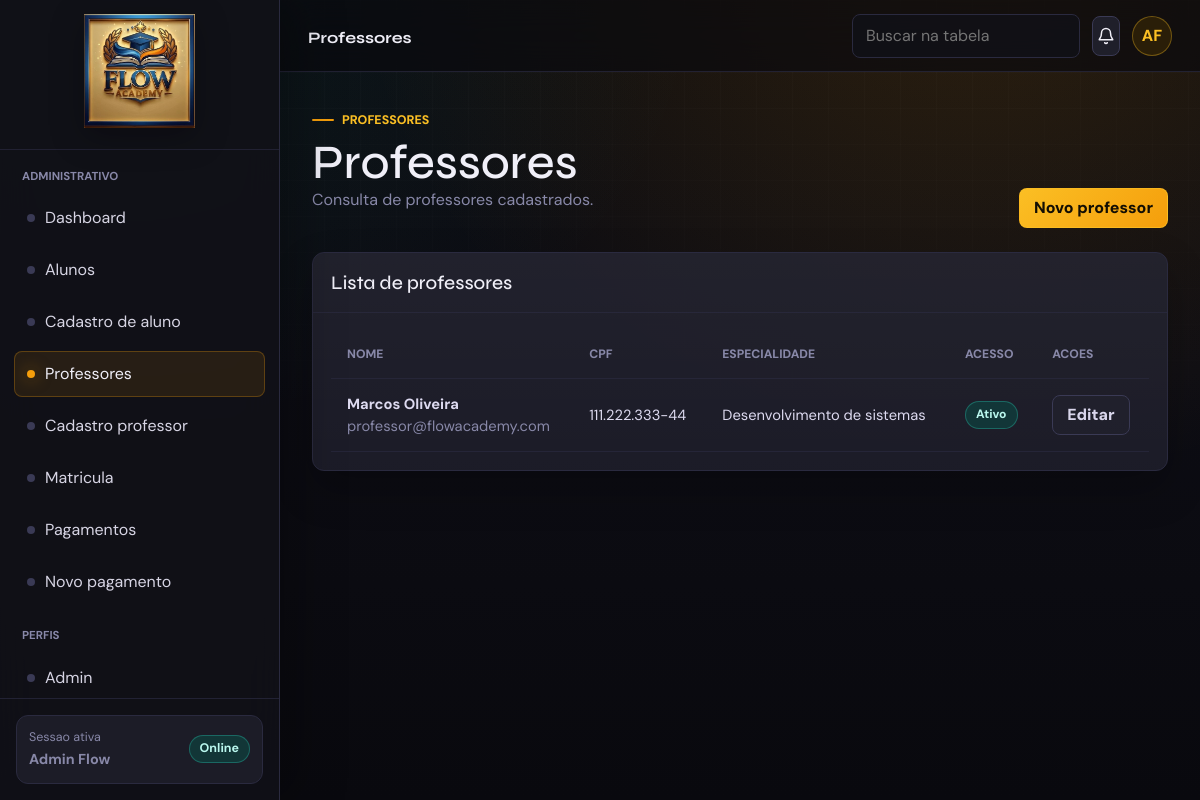
/web-php/pages/administrativo/professores.php (signed in), run on the app's committed database.
### tables this page shows
CREATE TABLE `professores` (
  `id_professor` int(11) NOT NULL AUTO_INCREMENT,
  `id_usuario` int(11) NOT NULL,
  `cpf` varchar(14) NOT NULL,
  `especialidade` varchar(120) DEFAULT NULL,
  PRIMARY KEY (`id_professor`),
  UNIQUE KEY `id_usuario` (`id_usuario`),
  UNIQUE KEY `cpf` (`cpf`),
  CONSTRAINT `professores_ibfk_1` FOREIGN KEY (`id_usuario`) REFERENCES `usuarios` (`id_usuario`) ON DELETE CASCADE
);

CREATE TABLE `usuarios` (
  `id_usuario` int(11) NOT NULL AUTO_INCREMENT,
  `nome` varchar(150) NOT NULL,
  `email` varchar(150) NOT NULL,
  `senha_hash` varchar(255) NOT NULL,
  `perfil` enum('aluno','professor','coordenacao','administrativo','admin') NOT NULL,
  `status` enum('ativo','inativo') DEFAULT 'ativo',
  `ultimo_login` datetime DEFAULT NULL,
  `created_at` datetime DEFAULT current_timestamp(),
  PRIMARY KEY (`id_usuario`),
  UNIQUE KEY `email` (`email`)
);

### web-php/includes/funcoes.php (called while the page is built, shortened)
<?php
require_once __DIR__ . '/../config/config.php';
function e($valor)
{
    return htmlspecialchars((string) ($valor ?? ''), ENT_QUOTES, 'UTF-8');
}
function buscarTodos($sql, array $parametros = [])
{
    global $pdo;
    $stmt = $pdo->prepare($sql);
    $stmt->execute($parametros);
    return $stmt->fetchAll();
}
function statusBadge($status)
{
    $status = strtolower((string) $status);
    if (in_array($status, ['ativo', 'ativa', 'regular', 'aprovado', 'pago'], true)) {
        return 'success';
    }
    return '';
}
function iniciais($nome)
{
    $partes = preg_split('/\s+/', trim((string) $nome));
    $primeira = $partes[0][0] ?? 'F';
    $segunda = $partes[1][0] ?? 'A';
    return strtoupper($primeira . $segunda);
}
function textoStatus($status)
{
    return ucwords(str_replace('_', ' ', (string) $status));
}

### web-php/includes/auth.php (called while the page is built, shortened)
<?php
require_once __DIR__ . '/funcoes.php';
function normalizarPerfil($perfil)
{
    return $perfil === 'financeiro' ? 'administrativo' : (string) $perfil;
}
function usuarioLogado()
{
    $usuario = $_SESSION['usuario'] ?? null;
    if ($usuario !== null && isset($usuario['perfil'])) {
        $perfilNormalizado = normalizarPerfil($usuario['perfil']);
        $usuario['perfil'] = $perfilNormalizado;
    }
    return $usuario;
}
function paginaInicialPorPerfil($perfil)
{
    $perfil = normalizarPerfil($perfil);
    $paginas = [
        'aluno' => 'pages/aluno/dashboard.php',
        'professor' => 'pages/professor/dashboard.php',
        'coordenacao' => 'pages/coordenacao/dashboard.php',
        'administrativo' => 'pages/administrativo/dashboard.php',
        'admin' => 'pages/admin/dashboard.php',
    ];
    return $paginas[$perfil] ?? 'index.php';
}

### web-php/pages/administrativo/professores.php (the view, shortened to what this page needs)
<?php
require_once __DIR__ . '/../../includes/layout.php';
$professores = buscarTodos(
    'SELECT p.*, u.nome, u.email, u.status AS status_usuario
     FROM professores p
     JOIN usuarios u ON u.id_usuario = p.id_usuario
     ORDER BY u.nome'
);
appInicio('Professores', 'administrativo', 'professores', '../../');
pageHeading('Professores', 'Professores', 'Consulta de professores cadastrados.', '<a class="btn primary" href="professor_form.php">Novo professor</a>');
?>
    <section class="panel">
      <div class="panel-header"><h2>Lista de professores</h2></div>
      <div class="panel-body">
        <div class="table-wrap">
          <table id="tabela-principal">
            <thead><tr><th>Nome</th><th>CPF</th><th>Especialidade</th><th>Acesso</th><th>Acoes</th></tr></thead>
            <tbody>
              <?php foreach ($professores as $professor): ?>
                <tr>
                  <td><strong><?= e($professor['nome']) ?></strong><br><span class="muted"><?= e($professor['email']) ?></span></td>
                  <td><?= e($professor['cpf']) ?></td>
                  <td><?= e($professor['especialidade']) ?></td>
                  <td><?= badge($professor['status_usuario'], $professor['status_usuario']) ?></td>
                  <td><a class="btn ghost" href="professor_form.php?id=<?= e($professor['id_professor']) ?>">Editar</a></td>
                </tr>
              <?php endforeach; ?>
            </tbody>
          </table>
        </div>
      </div>
    </section>
<?php appFim('../../'); ?>

### web-php/includes/layout.php (shortened to what this page needs)
<?php
require_once __DIR__ . '/auth.php';
function areasVisiveisPorPerfil($perfil)
{
    $areas = [
        'aluno' => ['aluno'],
        'professor' => ['professor'],
        'coordenacao' => ['coordenacao'],
        'administrativo' => ['administrativo'],
        'admin' => ['admin', 'coordenacao', 'administrativo'],
    ];
    return $areas[$perfil] ?? [];
}
function appInicio($titulo, $area, $ativo, $prefixo = '../../')
{
    $usuario = usuarioLogado();
    $menus = menusDoSistema();
    $menuAtual = $menus[$area] ?? $menus['aluno'];
    $perfil = $usuario['perfil'] ?? 'visitante';
    $areasVisiveis = areasVisiveisPorPerfil($perfil);
    $mostrarPerfis = count($areasVisiveis) > 1;
    $dashboardUsuario = paginaInicialPorPerfil($perfil);
    $nome = $usuario['nome'] ?? 'Flow Academy';
    ?>
<!doctype html>
<html lang="pt-BR">
<head>
  <link href="<?= e($prefixo) ?>assets/vendor/bootstrap/css/bootstrap.min.css" rel="stylesheet">
  <link rel="stylesheet" href="<?= e($prefixo) ?>assets/css/main.css?v=20260622-2">
</head>
<body class="app-shell">
  <aside class="sidebar" aria-label="Navegacao principal">
    <div class="sidebar-header">
      <a class="brand" href="<?= e($prefixo . $dashboardUsuario) ?>">
        <img class="brand-logo" src="<?= e($prefixo) ?>assets/images/logo-flow-academy-gold.jpg" alt="Logo Flow Academy">
      </a>
    </div>
    <div class="sidebar-content">
      <nav class="nav-section">
        <p class="nav-title"><?= e($menuAtual['titulo']) ?></p>
        <ul class="nav-list">
          <?php foreach ($menuAtual['itens'] as $chave => $item): ?>
            <li>
              <a class="nav-link <?= $ativo === $chave ? 'active' : '' ?>" href="<?= e($prefixo . $item['href']) ?>">
                <span class="nav-dot"></span><?= e($item['texto']) ?>
              </a>
            </li>
          <?php endforeach; ?>
        </ul>
      </nav>
      <?php if ($mostrarPerfis): ?>
        <nav class="nav-section">
          <p class="nav-title">Perfis</p>
          <ul class="nav-list">
            <?php foreach ($areasVisiveis as $chaveArea): ?>
              <?php
                $menuPerfil = $menus[$chaveArea];
                $primeiroItem = array_values($menuPerfil['itens'])[0];
              ?>
              <li>
                <a class="nav-link <?= $area === $chaveArea ? 'active' : '' ?>" href="<?= e($prefixo . $primeiroItem['href']) ?>">
                  <span class="nav-dot"></span><?= e($menuPerfil['titulo']) ?>
                </a>
              </li>
            <?php endforeach; ?>
          </ul>
        </nav>
      <?php endif; ?>
    </div>
    <div class="sidebar-footer">
      <a class="role-pill" href="<?= e($prefixo) ?>logout.php">
        <span><span>Sessao ativa</span><strong><?= e($nome) ?></strong></span>
        <span class="badge success">Online</span>
      </a>
    </div>
  </aside>
  <div class="app-frame">
    <header class="topbar">
      <div class="topbar-left">
        <div class="top-path"><strong><?= e($titulo) ?></strong></div>
      </div>
      <div class="topbar-right">
        <input class="control top-search" type="search" placeholder="Buscar na tabela" data-table-filter="#tabela-principal">
        <button class="icon-btn" type="button" data-tooltip="Notificacoes" data-toast="Nenhuma notificacao nova." aria-label="Notificacoes">
          <svg class="icon" viewBox="0 0 24 24" aria-hidden="true">
            <path d="M18 8a6 6 0 0 0-12 0c0 7-3 7-3 9h18c0-2-3-2-3-9"></path>
            <path d="M13.73 21a2 2 0 0 1-3.46 0"></path>
          </svg>
        </button>
        <div class="dropdown">
          <button class="avatar" type="button" data-bs-toggle="dropdown" aria-expanded="false" aria-label="Menu do usuario"><?= e(iniciais($nome)) ?></button>
        </div>
      </div>
    </header>
    <main class="main-content">
    <?php
}
function pageHeading($eyebrow, $titulo, $texto, $acoes = '')
{
    ?>
      <section class="page-heading">
        <div>
          <span class="eyebrow"><?= e($eyebrow) ?></span>
          <h1><?= e($titulo) ?></h1>
          <p><?= e($texto) ?></p>
        </div>
        <?php if ($acoes !== ''): ?>
          <div class="actions"><?= $acoes ?></div>
        <?php endif; ?>
      </section>
    <?php
}
    ?>
    <?php
function badge($texto, $status)
{
    return '<span class="badge ' . e(statusBadge($status)) . '">' . e(textoStatus($texto)) . '</span>';
}
function appFim($prefixo = '../../')
{
    ?>
    </main>
  </div>
</body>
</html>
    <?php
}

### data on the page
professores: id_usuario.nome "Marcos Oliveira", id_usuario.email "professor@flowacademy.com", cpf "111.222.333-44", especialidade "Desenvolvimento de sistemas", id_usuario.status "Ativo"

### other printed values
$menuAtual['titulo'] "ADMINISTRATIVO"
$item['texto'] "Dashboard"
$item['texto'] "Alunos"
$item['texto'] "Cadastro de aluno"
$item['texto'] "Professores"
$item['texto'] "Cadastro professor"
$item['texto'] "Matricula"
$item['texto'] "Pagamentos"
$item['texto'] "Novo pagamento"
$menuPerfil['titulo'] "Admin"
$nome "Admin Flow"
$titulo "Professores"
iniciais($nome) "AF"
$eyebrow "PROFESSORES"
$texto "Consulta de professores cadastrados."
